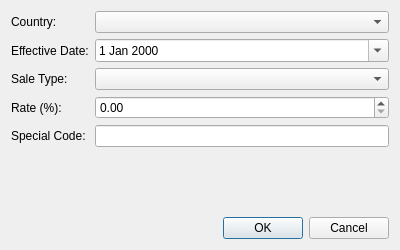
<?xml version="1.0" encoding="UTF-8"?>
<ui version="4.0">
 <class>DialogAddVatRate</class>
 <widget class="QDialog" name="DialogAddVatRate">
  <property name="geometry">
   <rect>
    <x>0</x>
    <y>0</y>
    <width>400</width>
    <height>250</height>
   </rect>
  </property>
  <property name="windowTitle">
   <string>Add VAT Rate</string>
  </property>
  <layout class="QVBoxLayout" name="verticalLayout">
   <item>
    <layout class="QFormLayout" name="formLayout">
     <item row="0" column="0">
      <widget class="QLabel" name="labelCountry">
       <property name="text">
        <string>Country:</string>
       </property>
      </widget>
     </item>
     <item row="0" column="1">
      <widget class="QComboBox" name="comboCountry"/>
     </item>
     <item row="1" column="0">
      <widget class="QLabel" name="labelDate">
       <property name="text">
        <string>Effective Date:</string>
       </property>
      </widget>
     </item>
     <item row="1" column="1">
      <widget class="QDateEdit" name="dateEdit">
       <property name="calendarPopup">
        <bool>true</bool>
       </property>
      </widget>
     </item>
     <item row="2" column="0">
      <widget class="QLabel" name="labelType">
       <property name="text">
        <string>Sale Type:</string>
       </property>
      </widget>
     </item>
     <item row="2" column="1">
      <widget class="QComboBox" name="comboSaleType"/>
     </item>
     <item row="3" column="0">
      <widget class="QLabel" name="labelRate">
       <property name="text">
        <string>Rate (%):</string>
       </property>
      </widget>
     </item>
     <item row="3" column="1">
      <widget class="QDoubleSpinBox" name="spinRate">
       <property name="decimals">
        <number>2</number>
       </property>
       <property name="maximum">
        <double>100.0</double>
       </property>
      </widget>
     </item>
     <item row="4" column="0">
      <widget class="QLabel" name="labelCode">
       <property name="text">
        <string>Special Code:</string>
       </property>
      </widget>
     </item>
     <item row="4" column="1">
      <widget class="QLineEdit" name="editSpecialCode"/>
     </item>
    </layout>
   </item>
   <item>
    <widget class="QDialogButtonBox" name="buttonBox">
     <property name="orientation">
      <enum>Qt::Horizontal</enum>
     </property>
     <property name="standardButtons">
      <set>QDialogButtonBox::Cancel|QDialogButtonBox::Ok</set>
     </property>
    </widget>
   </item>
  </layout>
 </widget>
 <resources/>
 <connections>
  <connection>
   <sender>buttonBox</sender>
   <signal>accepted()</signal>
   <receiver>DialogAddVatRate</receiver>
   <slot>accept()</slot>
   <hints>
    <hint type="sourcelabel">
     <x>248</x>
     <y>254</y>
    </hint>
    <hint type="destinationlabel">
     <x>157</x>
     <y>274</y>
    </hint>
   </hints>
  </connection>
  <connection>
   <sender>buttonBox</sender>
   <signal>rejected()</signal>
   <receiver>DialogAddVatRate</receiver>
   <slot>reject()</slot>
   <hints>
    <hint type="sourcelabel">
     <x>316</x>
     <y>260</y>
    </hint>
    <hint type="destinationlabel">
     <x>286</x>
     <y>274</y>
    </hint>
   </hints>
  </connection>
 </connections>
</ui>
